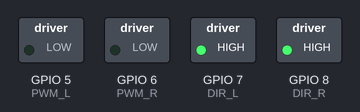
Bench run of a sketch on a simulated ESP32-S3. On the bench: switched loads named in the sketch (green lamp = pin HIGH). What the sketch prints to the serial monitor is not drawn.

Above: at 0.1 s.
Timing chart, 0 to 1.6 s (numbered marks = the images above):
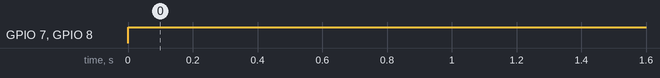

Measured:
- by itself, GPIO 7 (DIR_L), GPIO 8 (DIR_R): LOW → HIGH at 0.00 s

The sketch:

hil_firmware_reference.ino
```cpp
/* hil_firmware_reference.ino — REFERINTA de firmware (Arduino/ESP32) pentru
 * protocolul hw_link: $CMD,v,w*CK -> PWM diferential; raporteaza $POS.
 * NETESTAT pe hardware aici — schelet de pornire, de adaptat la driverul tau
 * (TB6612/L298N) si la encodere. Watchdog PROPRIU de 400 ms (aparare in
 * adancime, pe langa SafetyGate-ul din robot_node). */
const float WHEEL_SEP = 0.42, V_MAX = 1.2;
const int PWM_L = 5, PWM_R = 6, DIR_L = 7, DIR_R = 8;
unsigned long lastCmdMs = 0, lastPosMs = 0; long seq = 0;
float x = 0, y = 0, th = 0, v = 0, w = 0;
String buf;

byte ck(const String& p){ byte c=0; for(unsigned i=0;i<p.length();i++) c^=p[i]; return c; }
void motors(float v,float w){
  float l=v-w*WHEEL_SEP/2, r=v+w*WHEEL_SEP/2;
  digitalWrite(DIR_L,l>=0); digitalWrite(DIR_R,r>=0);
  analogWrite(PWM_L, constrain(abs(l)/V_MAX*255,0,255));
  analogWrite(PWM_R, constrain(abs(r)/V_MAX*255,0,255));
}
void setup(){ Serial.begin(115200);
  pinMode(PWM_L,OUTPUT);pinMode(PWM_R,OUTPUT);
  pinMode(DIR_L,OUTPUT);pinMode(DIR_R,OUTPUT); }
void loop(){
  while(Serial.available()){
    char c=Serial.read();
    if(c=='\n'){
      if(buf.startsWith("$")&&buf.indexOf('*')>0){
        String p=buf.substring(1,buf.lastIndexOf('*'));
        byte want=strtol(buf.substring(buf.lastIndexOf('*')+1).c_str(),0,16);
        if(ck(p)==want&&p.startsWith("CMD,")){
          int c1=p.indexOf(',',4);
          v=p.substring(4,c1).toFloat(); w=p.substring(c1+1).toFloat();
          lastCmdMs=millis();
        }
      }
      buf="";
    } else if(buf.length()<64) buf+=c;
  }
  if(millis()-lastCmdMs>400){ v=0; w=0; }      // watchdog la bord
  motors(v,w);
  unsigned long now=millis();
  if(now-lastPosMs>=50){                        // 20 Hz: dead-reckoning
    float dt=(now-lastPosMs)/1000.0f; lastPosMs=now;
    x+=v*cos(th)*dt; y+=v*sin(th)*dt; th+=w*dt; // de inlocuit cu encodere
    String p="POS,"+String(x,3)+","+String(y,3)+","+String(th,4)+","+String(++seq);
    char s[8]; sprintf(s,"*%02X", ck(p));
    Serial.print("$"); Serial.print(p); Serial.println(s);
  }
}
```
